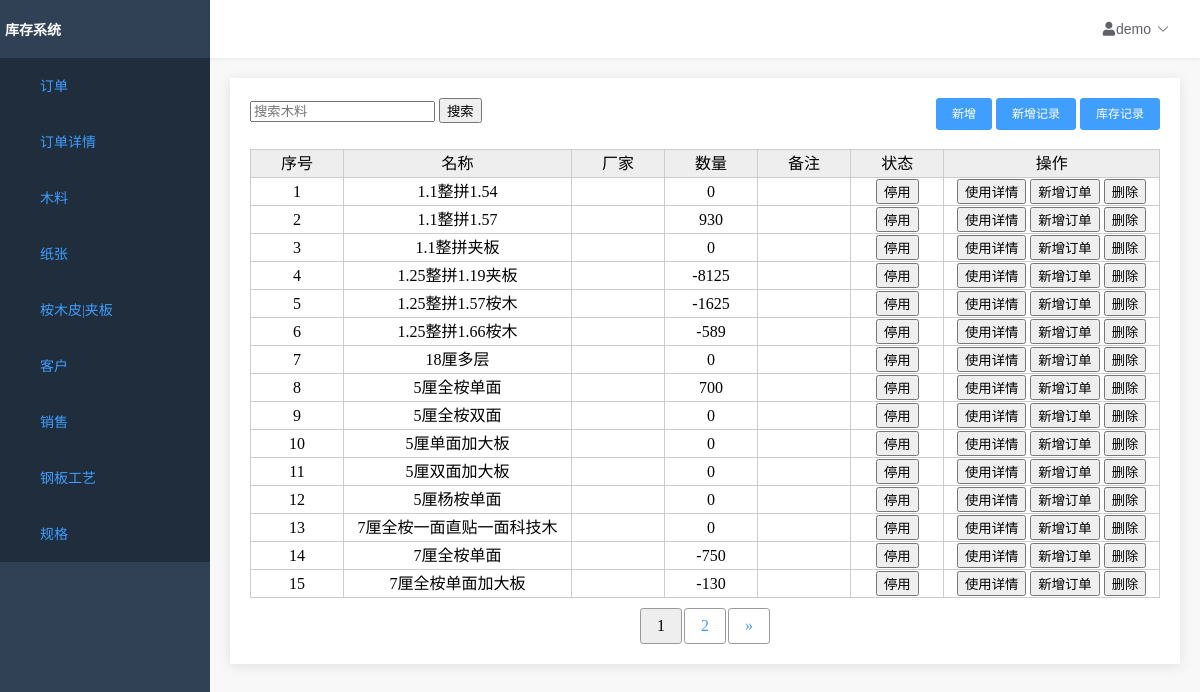
Page /home/wood/list/ on the committed database.
### wood/models.py (models this page shows, shortened)
class WoodModel(models.Model):
    id = models.AutoField(primary_key=True)
    name = models.TextField('名称', max_length=64, unique=False, null=False)
    factory = models.TextField('厂家', max_length=64, default="")
    count = models.IntegerField('数量', default=0)
    note = models.TextField('备注', max_length=256, default='')
    enable = models.BooleanField(
        '是否使用', default=True, blank=False, null=False)
    created_time = models.DateTimeField('创建时间', default=now)
    last_mod_time = models.DateTimeField('修改时间', auto_now=True)
    objects = models.manager

### wood/views.py (the view)
# urls.py: path('list/', views.WoodListView.as_view(), name='wood_list'),
class WoodListView(ListView):
    paginate_by = 15
    model = WoodModel
    template_name = 'woodlist.html'
    context_object_name = 'object_list'
    def get_queryset(self):
        q = Q()
        name = self.request.GET.get('name')
        if name:
            q.add(Q(name__contains=name), Q.AND)
        return WoodModel.objects.filter(q).order_by('name')
    def get_context_data(self, **kwargs):
        context = super(WoodListView, self).get_context_data(**kwargs)
        return context

### InventorySystem/context_processor.py (called while the page is built)
def nav_list(request):
    func_list = []
    func_list.append(('订单', '/home/order/head/list'))
    func_list.append(('订单详情', '/home/order/list'))
    func_list.append(('木料', '/home/wood/list'))
    func_list.append(('纸张', '/home/paper/list'))
    func_list.append(('桉木皮|夹板', '/home/skin/list'))
    func_list.append(('客户', '/home/customer/list'))
    func_list.append(['销售', '/home/salesman/list'])
    func_list.append(('钢板工艺', '/home/process/technology/list'))
    func_list.append(('规格', '/home/process/specification/list'))
    return locals()

### order/templatetags/order_extras.py (called while the page is built)
@register.simple_tag(takes_context=True)
def param_replace(context, **kwargs):
    d = context['request'].GET.copy()
    for k, v in kwargs.items():
        d[k] = v
    for k in [k for k, v in d.items() if not v]:
        del d[k]
    return d.urlencode()

### templates/woodlist.html (shortened to what this page needs)
{% extends 'table.html' %}
{% block table %}
<div>
    <div class="top_tool_bar">
        <form method="get">
            <input type="text" name="name" placeholder="搜索木料">
            <button type="submit">
                <span>搜索</span>
            </button>
        </form>
        <div class="right_buttons">
            <a href="/home/wood/add">
                <button type="button">
                    <span>新增</span>
                </button>
            </a>
            <a href="/home/wood/form/add">
                <button type="button">
                    <span>新增记录</span>
                </button>
            </a>
            <a href="/home/wood/form/list">
                <button type="button">
                    <span>库存记录</span>
                </button>
            </a>
        </div>
    </div>
    <div class="results">
        <table id="result_list">
            <thead>
            <th scope="col" class="sortable column-id">序号</th>
            <th scope="col" class="sortable column-name">名称</th>
            <th scope="col" class="sortable column-name">厂家</th>
            <th scope="col" class="sortable column-name">数量</th>
            <th scope="col" class="sortable column-name">备注</th>
            <th scope="col">状态</th>
            <th scope="col">操作</th>
            </thead>
            {% for obj in object_list %}
            <tr>
                <td>{{ forloop.counter }}</td>
                <td>{{obj.name}}</td>
                <td>{{obj.factory}}</td>
                <td>{{obj.count}}</td>
                <td>{{obj.note}}</td>
                <td>
                    <a href="/home/wood/enable?id={{ obj.id }}">
                        {% if obj.enable %}
                        <input type="button" value="停用">
                        {% else %}
                        <input type="button" value="已停用">
                        {% endif %}
                    </a>
                <td>
                    <a href="/home/wood/form/list?id={{ obj.id }}">
                        <input type="button" value="使用详情">
                    </a>
                    <a href="/home/wood/form/add?id={{ obj.id }}">
                        <input type="button" value="新增订单">
                    </a>
                    <a href="/home/wood/del?id={{ obj.id }}">
                        <input type="button" value="删除">
                    </a>
                </td>
            </tr>
            {% endfor %}
        </table>
    </div>
</div>
{% endblock %}

### static/css/base.css (style rules this page uses)
a:link, a:visited { color: #3f9eff; text-decoration: none; }
td, th { vertical-align: inherit; border-bottom: none; }
body, #container { background-color: #f1f1f1; }

### static/css/index.css (style rules this page uses)
html, body { padding: 0px; margin: 0px; background-color: #f8f8f8; height: 100%; overflow: hidden; }

### templates/table.html (style rules this page uses)
table { width: 100%; background: #ccc; margin: 10px auto; white-space:nowrap; border-collapse: collapse; }
th,td { height: 25px; line-height: 25px; text-align: center; border: 1px solid #ccc; }
th { background: #eee; font-weight: normal; }
td { min-width:80px; max-width:100%; }
tr { background: #fff; }
td a { color: #06f; text-decoration: none; }
.top_tool_bar { display:flex; flex-flow: row; }
.right_buttons { margin-left:auto }
.right_buttons button { background-color: #409EFF; color: #fff; padding: 9px 15px; font-size: 12px; border-radius: 3px; line-height: 1; border: 1px solid #409EFF; }

### rows in the picture
WoodModel: name "1.1整拼1.54", count "0"
WoodModel: name "1.1整拼1.57", count "930"
WoodModel: name "1.1整拼夹板", count "0"
WoodModel: name "1.25整拼1.19夹板", count "-8125"
WoodModel: name "1.25整拼1.57桉木", count "-1625"
WoodModel: name "1.25整拼1.66桉木", count "-589"
WoodModel: name "18厘多层", count "0"
WoodModel: name "5厘全桉单面", count "700"
WoodModel: name "5厘全桉双面", count "0"
WoodModel: name "5厘单面加大板", count "0"
WoodModel: name "5厘双面加大板", count "0"
WoodModel: name "5厘杨桉单面", count "0"
WoodModel: name "7厘全桉一面直贴一面科技木", count "0"
WoodModel: name "7厘全桉单面", count "-750"
WoodModel: name "7厘全桉单面加大板", count "-130"

### other values in the picture
{{ func.0 }} "订单" "订单详情" "木料" "纸张" "桉木皮|夹板" "客户" "销售" "钢板工艺" "规格"
{{ page }} "1"
{{ page }} "2"
